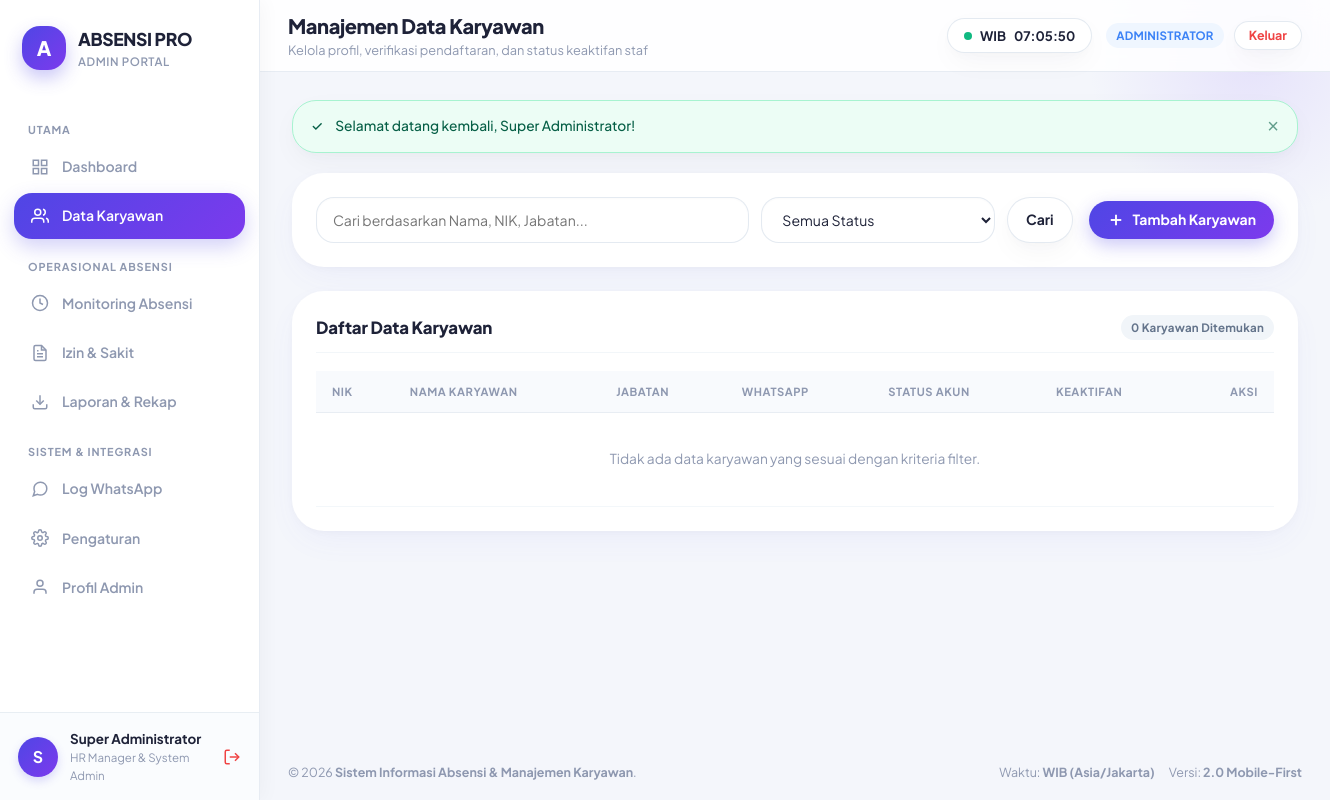
Page /admin_employees.php (signed in) on the committed database.
### tables this page shows
CREATE TABLE IF NOT EXISTS `users` (
    `id` INT UNSIGNED AUTO_INCREMENT PRIMARY KEY,
    `nik` VARCHAR(30) NOT NULL,
    `nama_lengkap` VARCHAR(100) NOT NULL,
    `jabatan` VARCHAR(50) NOT NULL,
    `no_wa` VARCHAR(20) NOT NULL,
    `email` VARCHAR(100) NOT NULL,
    `password_hash` VARCHAR(255) NOT NULL,
    `role` ENUM('admin', 'karyawan') NOT NULL DEFAULT 'karyawan',
    `account_status` ENUM('menunggu', 'disetujui', 'ditolak') NOT NULL DEFAULT 'menunggu',
    `rejection_reason` TEXT DEFAULT NULL,
    `approved_by` INT UNSIGNED DEFAULT NULL,
    `approved_at` DATETIME DEFAULT NULL,
    `is_active` TINYINT(1) NOT NULL DEFAULT 1,
    `created_at` DATETIME NOT NULL DEFAULT CURRENT_TIMESTAMP,
    `updated_at` DATETIME NOT NULL DEFAULT CURRENT_TIMESTAMP ON UPDATE CURRENT_TIMESTAMP,
    UNIQUE KEY `uk_users_nik` (`nik`),
    UNIQUE KEY `uk_users_email` (`email`),
    INDEX `idx_users_role_status` (`role`, `account_status`, `is_active`)
);

### helpers/auth_helper.php (called while the page is built, shortened)
<?php
require_once __DIR__ . '/sanitize_helper.php';
function is_logged_in(): bool {
    return isset($_SESSION['user_id']) && !empty($_SESSION['user_id']);
}
function current_user(): ?array {
    static $currentUser = null;
    if ($currentUser === null) {
        $db = get_db_connection();
        $stmt = $db->prepare("SELECT id, nik, nama_lengkap, jabatan, no_wa, email, role, account_status, is_active FROM users WHERE id = ?");
        $stmt->execute([$_SESSION['user_id']]);
        $user = $stmt->fetch();
        $currentUser = $user;
    }
    return $currentUser;
}
function require_login(): void {
    $user = current_user();
}
function require_admin(): void {
    require_login();
}

### views/layouts/sidebar_admin.php (the view, shortened to what this page needs)
<?php
$currentScript = basename($_SERVER['PHP_SELF']);
$user = current_user();
?>
<aside class="sidebar">
    <div class="sidebar-brand">
        <div class="sidebar-logo-icon">A</div>
        <div>
            <div class="sidebar-brand-title">ABSENSI PRO</div>
            <div class="sidebar-brand-subtitle">Admin Portal</div>
        </div>
    </div>
    <ul class="sidebar-menu">
        <li class="menu-category">Utama</li>
        <li class="menu-item">
            <a href="<?= BASE_URL ?>/admin_dashboard.php" class="menu-link <?= $currentScript === 'admin_dashboard.php' ? 'active' : '' ?>">
                <span class="menu-icon">
                    <svg width="18" height="18" viewBox="0 0 24 24" fill="none" stroke="currentColor" stroke-width="2"><rect x="3" y="3" width="7" height="7"></rect><rect x="14" y="3" width="7" height="7"></rect><rect x="14" y="14" width="7" height="7"></rect><rect x="3" y="14" width="7" height="7"></rect></svg>
                </span>
                <span>Dashboard</span>
            </a>
        </li>
        <li class="menu-item">
            <a href="<?= BASE_URL ?>/admin_employees.php" class="menu-link <?= in_array($currentScript, ['admin_employees.php', 'admin_employee_detail.php']) ? 'active' : '' ?>">
                <span class="menu-icon">
                    <svg width="18" height="18" viewBox="0 0 24 24" fill="none" stroke="currentColor" stroke-width="2"><path d="M17 21v-2a4 4 0 0 0-4-4H5a4 4 0 0 0-4 4v2"></path><circle cx="9" cy="7" r="4"></circle><path d="M23 21v-2a4 4 0 0 0-3-3.87"></path><path d="M16 3.13a4 4 0 0 1 0 7.75"></path></svg>
                </span>
                <span>Data Karyawan</span>
            </a>
        </li>
        <li class="menu-category">Operasional Absensi</li>
        <li class="menu-item">
            <a href="<?= BASE_URL ?>/admin_attendance.php" class="menu-link <?= $currentScript === 'admin_attendance.php' ? 'active' : '' ?>">
                <span class="menu-icon">
                    <svg width="18" height="18" viewBox="0 0 24 24" fill="none" stroke="currentColor" stroke-width="2"><circle cx="12" cy="12" r="10"></circle><polyline points="12 6 12 12 16 14"></polyline></svg>
                </span>
                <span>Monitoring Absensi</span>
            </a>
        </li>
        <li class="menu-item">
            <a href="<?= BASE_URL ?>/admin_leaves.php" class="menu-link <?= $currentScript === 'admin_leaves.php' ? 'active' : '' ?>">
                <span class="menu-icon">
                </span>
                <span>Izin & Sakit</span>
            </a>
        </li>
        <li class="menu-item">
            <a href="<?= BASE_URL ?>/admin_reports.php" class="menu-link <?= $currentScript === 'admin_reports.php' ? 'active' : '' ?>">
                <span class="menu-icon">
                    <svg width="18" height="18" viewBox="0 0 24 24" fill="none" stroke="currentColor" stroke-width="2"><path d="M21 15v4a2 2 0 0 1-2 2H5a2 2 0 0 1-2-2v-4"></path><polyline points="7 10 12 15 17 10"></polyline><line x1="12" y1="15" x2="12" y2="3"></line></svg>
                </span>
                <span>Laporan & Rekap</span>
            </a>
        </li>
        <li class="menu-category">Sistem & Integrasi</li>
        <li class="menu-item">
            <a href="<?= BASE_URL ?>/admin_fonnte_logs.php" class="menu-link <?= $currentScript === 'admin_fonnte_logs.php' ? 'active' : '' ?>">
                <span class="menu-icon">
                    <svg width="18" height="18" viewBox="0 0 24 24" fill="none" stroke="currentColor" stroke-width="2"><path d="M21 11.5a8.38 8.38 0 0 1-.9 3.8 8.5 8.5 0 0 1-7.6 4.7 8.38 8.38 0 0 1-3.8-.9L3 21l1.9-5.7a8.38 8.38 0 0 1-.9-3.8 8.5 8.5 0 0 1 4.7-7.6 8.38 8.38 0 0 1 3.8-.9h.5a8.48 8.48 0 0 1 8 8v.5z"></path></svg>
                </span>
                <span>Log WhatsApp</span>
            </a>
        </li>
        <li class="menu-item">
            <a href="<?= BASE_URL ?>/admin_settings.php" class="menu-link <?= $currentScript === 'admin_settings.php' ? 'active' : '' ?>">
                <span class="menu-icon">
                </span>
                <span>Pengaturan</span>
            </a>
        </li>
        <li class="menu-item">
            <a href="<?= BASE_URL ?>/profile.php" class="menu-link <?= $currentScript === 'profile.php' ? 'active' : '' ?>">
                <span class="menu-icon">
                    <svg width="18" height="18" viewBox="0 0 24 24" fill="none" stroke="currentColor" stroke-width="2"><path d="M20 21v-2a4 4 0 0 0-4-4H8a4 4 0 0 0-4 4v2"></path><circle cx="12" cy="7" r="4"></circle></svg>
                </span>
                <span>Profil Admin</span>
            </a>
        </li>
    </ul>
    <div class="sidebar-footer">
        <div class="user-profile-badge">
            <div class="user-avatar-circle">
                <?= strtoupper(substr($user['nama_lengkap'] ?? 'A', 0, 1)) ?>
            </div>
            <div class="user-info-text">
                <div class="user-info-name"><?= clean_input($user['nama_lengkap'] ?? 'Admin') ?></div>
                <div class="user-info-role"><?= clean_input($user['jabatan'] ?? 'Administrator') ?></div>
            </div>
            <a href="<?= BASE_URL ?>/logout.php" title="Keluar / Logout" style="color: #EF4444; margin-left: auto; display: flex; align-items: center;">
                <svg width="18" height="18" viewBox="0 0 24 24" fill="none" stroke="currentColor" stroke-width="2"><path d="M9 21H5a2 2 0 0 1-2-2V5a2 2 0 0 1 2-2h4"></path><polyline points="16 17 21 12 16 7"></polyline><line x1="21" y1="12" x2="9" y2="12"></line></svg>
            </a>
        </div>
    </div>
</aside>

### rows in the picture
users: nama_lengkap "S", nama_lengkap "Super Administrator", jabatan "HR Manager & System Admin"

### other values in the picture
clean_input($pageTitle) "Manajemen Data Karyawan"
clean_input($pageSubtitle) "Kelola profil, verifikasi pendaftaran, dan status keaktifan staf"
$icon "✓"
$msg "Selamat datang kembali, Super Administrator!"
count($employees) "0"
clean_input(APP_NAME) "Sistem Informasi Absensi & Manajemen Karyawan"
